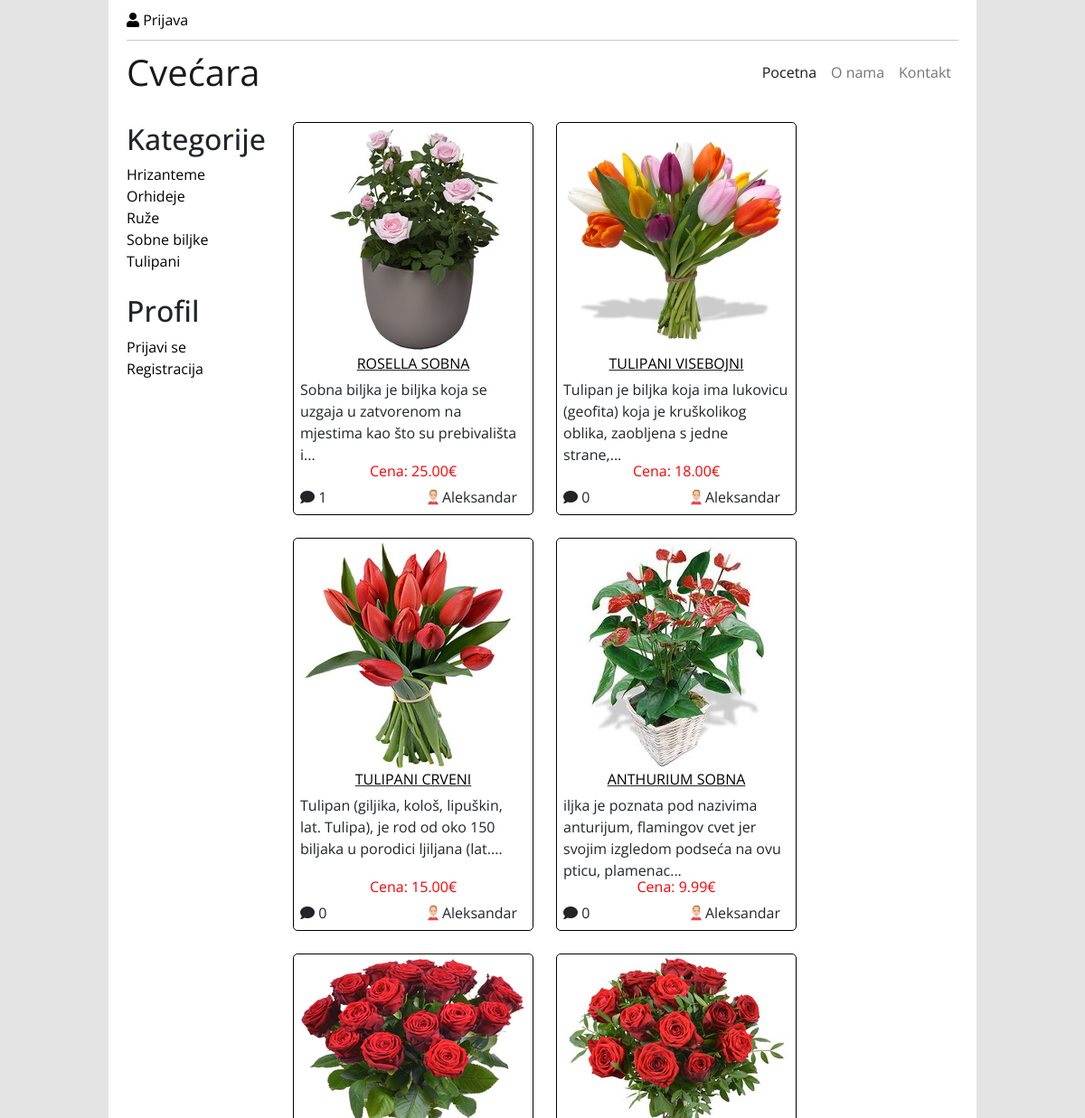
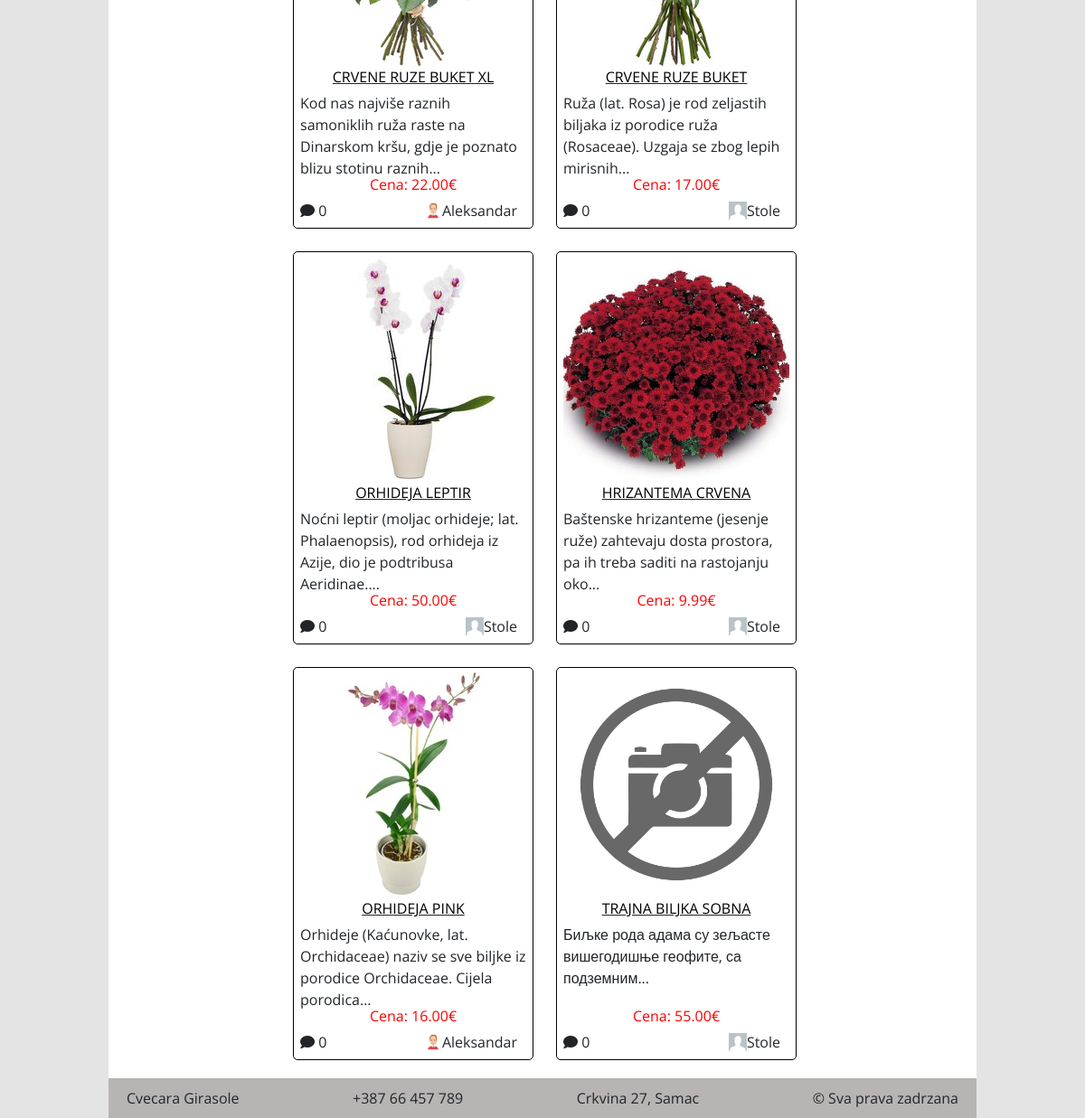
The page / on the database its author committed (2 pictures, top to bottom).
### tables this page shows
CREATE TABLE `kategorije` (
  `id` int(10) UNSIGNED NOT NULL,
  `nazivKategorije` varchar(50) NOT NULL
);

CREATE TABLE `proizvodi` (
  `id` int(10) UNSIGNED NOT NULL,
  `naslov` varchar(50) NOT NULL,
  `tekst` text NOT NULL,
  `kategorijaID` int(10) UNSIGNED NOT NULL,
  `autorID` int(10) UNSIGNED NOT NULL,
  `cena` decimal(10,2) NOT NULL,
  `obrisan` int(1) NOT NULL DEFAULT 0,
  `vremeDodavanja` timestamp NOT NULL DEFAULT current_timestamp(),
  `vremeIzmene` timestamp NULL DEFAULT NULL ON UPDATE current_timestamp()
);

### klase/classLogin.php (called while the page is built, shortened)
<?php
class Login{
    public static function loginCheck(){
        if(isset($_SESSION['id'])) return true;
        else return false;
    }
}
?>

### klase/classBaza.php (called while the page is built, shortened)
<?php
class Database{
    protected $location;
    protected $username;
    protected $password;
    protected $DBname;
    protected $db;
    public function __construct($a,$b,$c,$d){
        $this->location=$a;
        $this->username=$b;
        $this->password=$c;
        $this->DBname=$d;
    }
    public function query($upit){
        return mysqli_query($this->db, $upit);
    }
    public function connect(){
        $this->db=@mysqli_connect($this->location, $this->username,$this->password,$this->DBname);
        if (!$this->db) {
            return false;
        }
        else {
            return $this->db;
        }
    }
}
?>

### functions.php (called while the page is built, shortened)
<?php
function textwrap($string) {
    $wrapped="";
    $allWords = explode(" ", $string);
    for($i=0; $i<=15; $i++) {
        $wrapped=$wrapped." ".$allWords[$i];
        if(strlen($wrapped)>=100) break;
    }
    return $wrapped."...";
 }
?>

### index.php (the view)
<?php $page="pocetna"; include("partials/header.php"); ?>
<main>
 <?php include("partials/sidebar.php") ?>
    <section class="center">
    <?php
        if(isset($_GET['kategorija']) and filter_var($_GET['kategorija'], FILTER_VALIDATE_INT)) $upit="SELECT * FROM proizvodiview WHERE obrisan=0 AND kategorijaID=".$_GET["kategorija"]." ORDER BY id DESC";
        else $upit="SELECT * FROM proizvodiview WHERE obrisan=0 ORDER BY id DESC";
        $rez=$db->query($upit);
        echo "<div class='product-container'>";
        while($red=mysqli_fetch_object($rez)) {
            if(file_exists("images/".$red->id.".jpg")) $slika="images/".$red->id.".jpg";
            else $slika="images/default.png";
            echo "<div class='product'>";
            echo "<img src='{$slika}' height='250px' width='250px'>";
            echo "<p class='product-naslov'><a href='single.php?id=".$red->id."'>".strtoupper($red->naslov)."</a></p>";
            echo "<p class='product-tekst'>".textwrap("{$red->tekst}")."</p>";
            echo "<div class='cenaikorpa'>";
            echo "<p class='product-cena'>Cena: {$red->cena}&euro;</p>";
            echo "</div>";
            echo "<div class='komentariautor'>";
            $upit="SELECT * FROM komentari WHERE proizvodID={$red->id} AND odobren=1";
            $rez2=$db->query($upit);
            echo "<div><i class='fas fa-comment'></i> ".mysqli_num_rows($rez2)."</div>";
            if(file_exists("images/avatars/".$red->autorID.".jpg")) $slika="images/avatars/".$red->autorID.".jpg";
            else $slika="images/avatars/default.jpg";
            echo "<div><img src='{$slika}' height='20px'>{$red->ime} </div>";
            echo "</div>";
            echo "</div>";
    };
        echo "</div>";
    ?>
    </section>
</main>
<?php include("partials/footer.php"); ?>

### partials/header.php (shortened to what this page needs)
<!DOCTYPE html>
<html lang="en">
<head>
    <link rel="stylesheet" href="https://use.fontawesome.com/releases/v5.8.2/css/all.css">
    <link href="https://cdn.jsdelivr.net/npm/bootstrap@5.0.1/dist/css/bootstrap.min.css" rel="stylesheet">
    <link rel="stylesheet" href="style.css">
</head>
<?php
$db=new Database("localhost","root","","cvecara");
?>
<body>
    <div class="wrapper">
        <header>
            <section class="topBar">
                <article>
                <p>
                 <?php
                    if(Login::loginCheck()) { echo "<span style='color:#77f'><img src='{$slika}' height='20px' style='margin-top:-2px;'>&nbsp;{$_SESSION['ime']}</span> ({$_SESSION['status']})";
                    }
                        else echo "<a href='login.php'><i class='fas fa-user'></i>&nbsp;Prijava</a>&nbsp;";
                 ?>
                </p>
                </article>
            </section>
            <hr>
            <section class="navigation">
                <article>
                    <nav class="navbar navbar-expand-lg navbar-light">
                        <div class="container-fluid">
                            <a class="navbar-brand" href="index.php">Cvećara</a>
                            <div class="collapse navbar-collapse" id="navbarNav">
                                <ul class="navbar-nav ms-auto">
                                    <li class="nav-item">
                                        <a class="nav-link <?php if($page=='pocetna') echo 'active' ?>" href="index.php">Pocetna</a>
                                    </li>
                                    <li class="nav-item">
                                        <a class="nav-link <?php if($page=='onama') echo 'active' ?>" href="onama.php">O nama</a>
                                    </li>
                                    <li class="nav-item">
                                        <a class="nav-link <?php if($page=='kontakt') echo 'active' ?>" href="kontakt.php">Kontakt</a>
                                    </li>
                                </ul>
                            </div>
                        </div>
                    </nav>
                </article>
            </section>
        </header>

### partials/sidebar.php
<section class="sidebar">
        <h2>Kategorije</h2>
        <?php $upit="SELECT * FROM kategorije";
        $rez=$db->query($upit);
        while($red=mysqli_fetch_object($rez)) {
            echo "<a href='index.php?kategorija=$red->id'>$red->nazivKategorije</a>";
            echo "<br>";
        };
        ?> <br>
        <?php if(Login::loginCheck()) {
            if($_SESSION['status']=="Admin") {
                echo "<h2>Opcije </h2>";
                echo "<a href='adduser.php'>Dodaj korisnika</a><br>";
                echo "<a href='deleteuser.php'>Obrisi korisnika</a><br>";
                echo "<hr style='display:block;height:2px;width:80%; border-top:2px solid #000'>";
                echo "<a href='addproduct.php'>Dodaj proizvod</a><br>";
                echo "<a href='deleteproduct.php'>Obrisi proizvod</a><br>";
                echo "<hr style='display:block;height:2px;width:80%; border-top:2px solid #000'>";
                echo "<a href='kontakt-odgovori.php'>Pitanja korisnika</a><br>";
                echo "<a href='odobravanje-komentara.php'>Komentari</a><br>";
                echo "<hr style='display:block;height:2px;width:80%; border-top:2px solid #000'>";
                echo "<a href='statistics.php'>Statistika</a><br>";
            }
            if($_SESSION['status']=="urednik") {
                echo "<h2>Opcije </h2>";
                echo "<a href='addproduct.php'>Dodaj proizvod</a><br>";
                echo "<a href='deleteproduct.php'>Obrisi proizvod</a><br>";
            }
            echo "<br>";
            echo "<h2>Profil</h2>";
            echo "<script src='js/korpabroj.js'></script>";
            echo "<a href='korpa.php'>Korpa</a><br>";
            echo "<a href='podrska.php'>Podrska</a><br>";
            echo "<a href='logout.php'>Odjava</a><br><br>";
        } else echo "<h2>Profil</h2><a href='login.php'>Prijavi se</a><br> <a href='register.php'>Registracija</a>"
        ?>
    </section>

### partials/footer.php (shortened to what this page needs)
</div>
<div class="wrapper footer">
<article><p>Cvecara Girasole</p></article>
<article><p>+387 66 457 789</p></article>
<article><p>Crkvina 27, Samac</p></article>
<article><p>&copy; Sva prava zadrzana</p></article>
</div>
</body>
</html>

### style.css (style rules this page uses)
:root { --fontFamily: 'Open Sans', sans-serif; --transition: .2s ease; }
* { margin: 0; padding: 0; box-sizing: border-box; }
body { background-color: #E4E4E4; font-family: var(--fontFamily); }
.wrapper { width: 70%; margin: 0 auto; background-color: #FFFFFF; padding: 10px 20px 20px; }
a { text-decoration: none; color: #000000; }
.topBar { display: flex; justify-content: space-between; padding-bottom: 10px; }
.navbar { padding-bottom: 0; padding-top: 0; }
.navbar-brand { font-size: 40px; }
#navbarNav { transition: height .5s ease; }
main { display: flex; justify-content: space-between; padding-top: 20px; }
.sidebar { flex: 0 0 14%; }
.center { flex: 0 0 80%; }
.footer { background-color: #b8b4b4; display: flex; justify-content: space-between; padding: 10px 20px; }
.product-container { display:flex; justify-content: flex-start; flex-wrap: wrap; align-items: center; gap: 25px; }
.product { flex: 0 0 30%; padding: 7px; border: 1px solid black; border-radius: 5px; }
.product-naslov { text-decoration: underline; text-align: center; }
.product-tekst { height: 90px; margin-top: 5px; }
.product-cena { color: red; text-align: center; }
.product img { margin-top: -3px; }
.komentariautor { display: flex; justify-content: space-between; padding-right: 10px; margin-top: 5px; }
@media only screen and (min-width: 992px) and (max-width: 1400px) { .wrapper { width: 80%; } }
.container, .container-fluid, .container-lg, .container-md, .container-sm, .container-xl, .container-xxl { padding-right: 0; padding-left: 0; }
p { margin-bottom: 0; }
hr { margin: 0; }

### rows shown on the page
kategorije: nazivKategorije "Hrizanteme"
kategorije: nazivKategorije "Orhideje"
kategorije: nazivKategorije "Ruže"
kategorije: nazivKategorije "Sobne biljke"
kategorije: nazivKategorije "Tulipani"
proizvodi: shows a picture, naslov "ROSELLA SOBNA", tekst "Sobna biljka je biljka koja se uzgaja u zatvorenom na mjestima kao što su prebivališta i...", cena "25.00", mysqli_num_rows($rez2) "1", ime "Aleksandar"
proizvodi: shows a picture, naslov "TULIPANI VISEBOJNI", tekst "Tulipan je biljka koja ima lukovicu (geofita) koja je kruškolikog oblika, zaobljena s jedne strane,...", cena "18.00", mysqli_num_rows($rez2) "0", ime "Aleksandar"
proizvodi: shows a picture, naslov "TULIPANI CRVENI", tekst "Tulipan (giljika, kološ, lipuškin, lat. Tulipa), je rod od oko 150 biljaka u porodici ljiljana (lat....", cena "15.00", mysqli_num_rows($rez2) "0", ime "Aleksandar"
proizvodi: shows a picture, naslov "ANTHURIUM SOBNA", tekst "iljka je poznata pod nazivima anturijum, flamingov cvet jer svojim izgledom podseća na ovu pticu, plamenac...", cena "9.99", mysqli_num_rows($rez2) "0", ime "Aleksandar"
proizvodi: shows a picture, naslov "CRVENE RUZE BUKET XL", tekst "Kod nas najviše raznih samoniklih ruža raste na Dinarskom kršu, gdje je poznato blizu stotinu raznih...", cena "22.00", mysqli_num_rows($rez2) "0", ime "Aleksandar"
proizvodi: shows a picture, naslov "CRVENE RUZE BUKET", tekst "Ruža (lat. Rosa) je rod zeljastih biljaka iz porodice ruža (Rosaceae). Uzgaja se zbog lepih mirisnih...", cena "17.00", mysqli_num_rows($rez2) "0", ime "Stole"
proizvodi: shows a picture, naslov "ORHIDEJA LEPTIR", tekst "Noćni leptir (moljac orhideje; lat. Phalaenopsis), rod orhideja iz Azije, dio je podtribusa Aeridinae....", cena "50.00", mysqli_num_rows($rez2) "0", ime "Stole"
proizvodi: shows a picture, naslov "HRIZANTEMA CRVENA", tekst "Baštenske hrizanteme (jesenje ruže) zahtevaju dosta prostora, pa ih treba saditi na rastojanju oko...", cena "9.99", mysqli_num_rows($rez2) "0", ime "Stole"
proizvodi: shows a picture, naslov "ORHIDEJA PINK", tekst "Orhideje (Kaćunovke, lat. Orchidaceae) naziv se sve biljke iz porodice Orchidaceae. Cijela porodica...", cena "16.00", mysqli_num_rows($rez2) "0", ime "Aleksandar"
proizvodi: shows a picture, naslov "TRAJNA BILJKA SOBNA", tekst "Биљке рода адама су зељасте вишегодишње геофите, са подземним...", cena "55.00", mysqli_num_rows($rez2) "0", ime "Stole"
